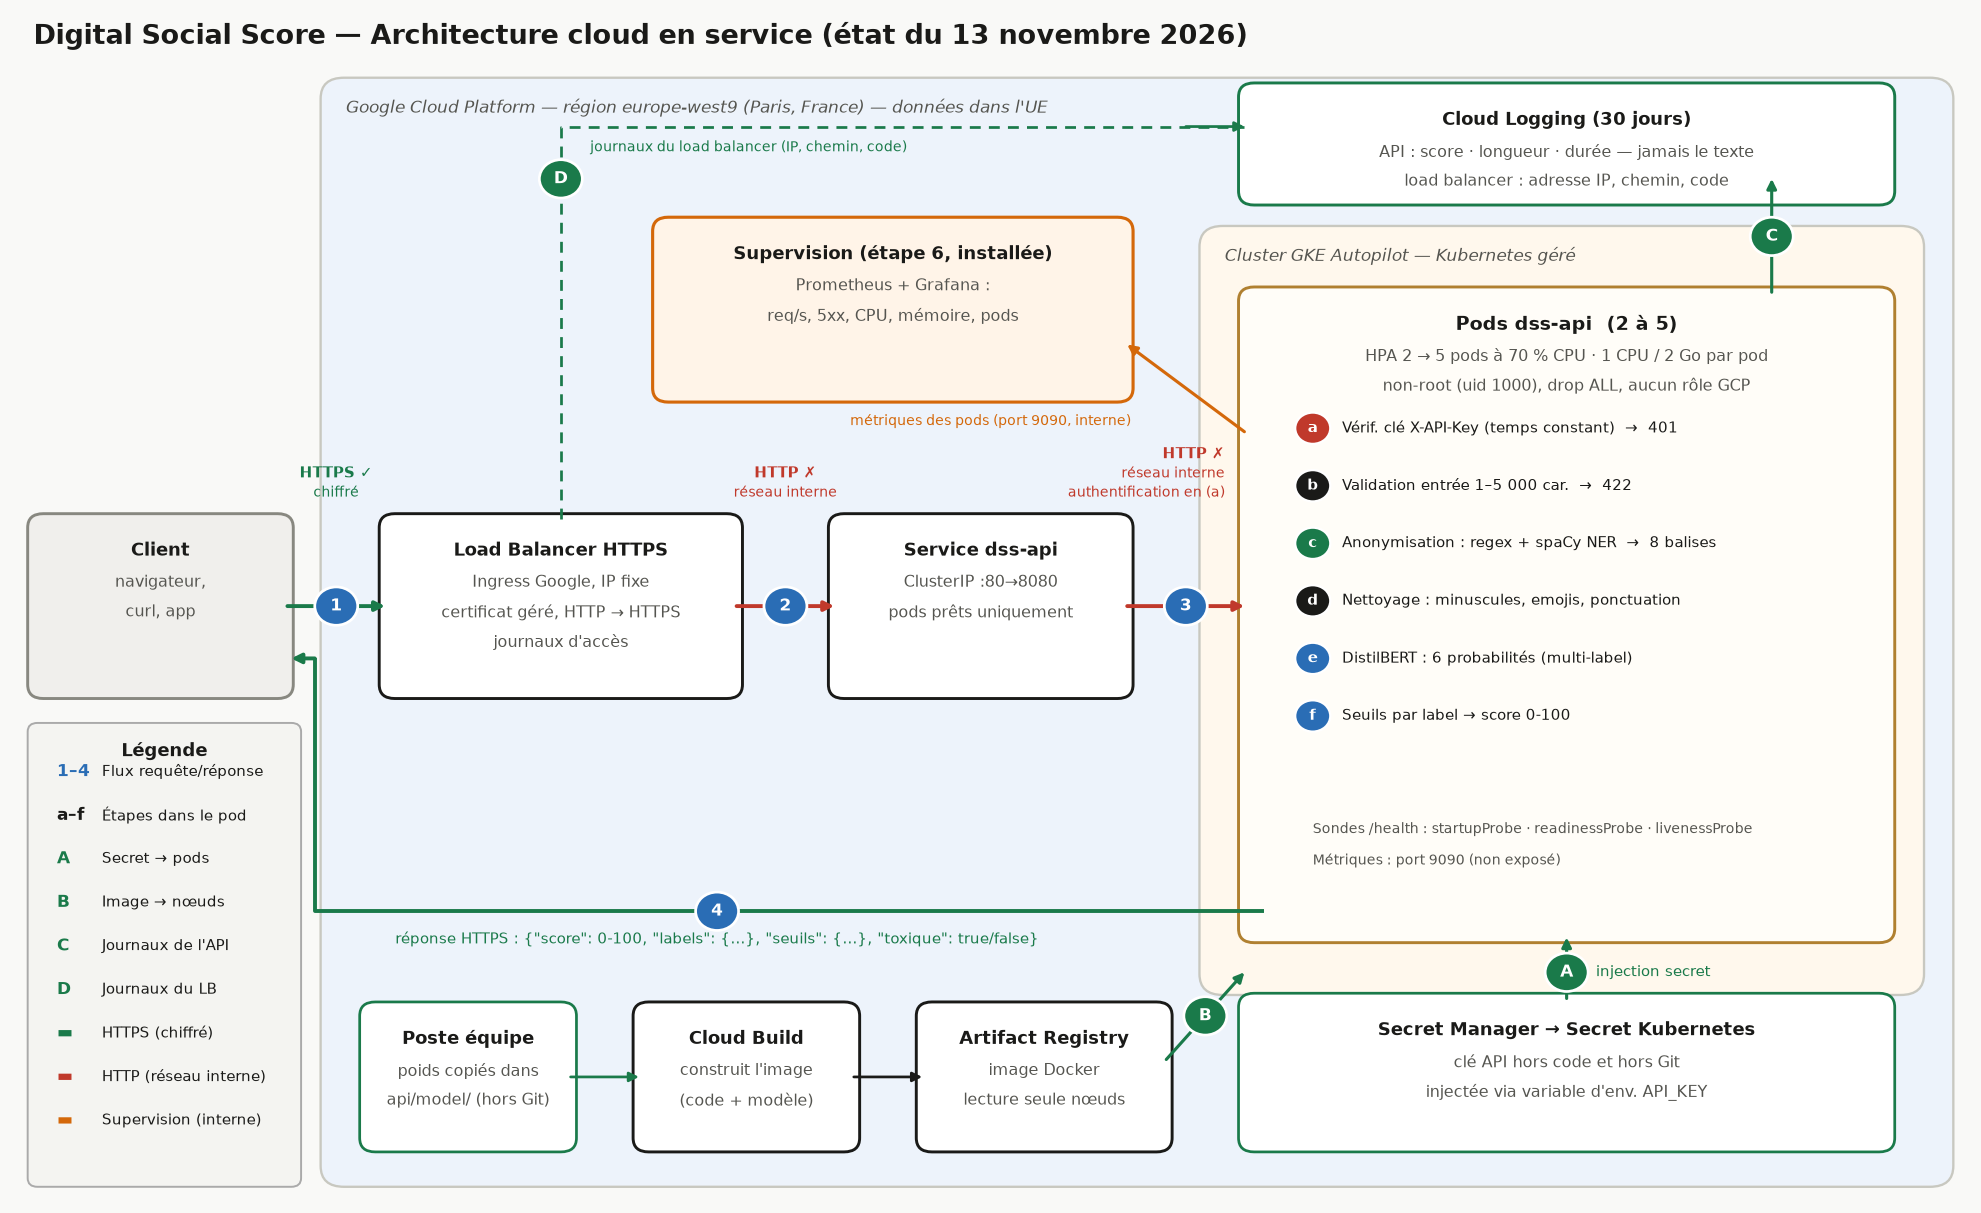

Here is the Python script that generated this plot:
"""Schéma d'architecture cloud — Digital Social Score (étape 7).
Dessine le schéma avec matplotlib : composants, flux, zones de confiance et supervision (Prometheus, Grafana).
Lancement : .venv/bin/python LIVRABLES/images/architecture_cloud.py LIVRABLES/images/architecture_cloud.png
"""
from pathlib import Path
import matplotlib
matplotlib.use("Agg")
import matplotlib.pyplot as plt
import matplotlib.patches as mpatches
from matplotlib.patches import FancyBboxPatch

import sys
SORTIE = Path(sys.argv[1])

# ── Palette ──────────────────────────────────────────────────────────────────
FOND        = "#f9f9f7"
ENCRE       = "#1a1a18"
GRIS_TEXTE  = "#555550"
VERT        = "#1a7a4a"   # flux sécurisés (HTTPS, secrets)
ROUGE       = "#c0392b"   # HTTP non chiffré
BLEU        = "#2a6db5"   # flux numérotés (requête client)
ORANGE      = "#d4680a"   # supervision (installée)
JAUNE_FOND  = "#fff8ed"
BLEU_FOND   = "#edf3fb"
GRIS_FOND   = "#f0efec"

fig, ax = plt.subplots(figsize=(18, 11), facecolor=FOND)
ax.set_xlim(0, 100)
ax.set_ylim(0, 68)
ax.axis("off")

# ── Helpers ───────────────────────────────────────────────────────────────────
def boite(x, y, w, h, titre, lignes=(), fc="#ffffff", ec=ENCRE,
          pointille=False, taille=9.5, gras=True, ecw=1.5):
    ls = (0, (5, 3)) if pointille else "-"
    ax.add_patch(FancyBboxPatch((x, y), w, h,
                                boxstyle="round,pad=0.3,rounding_size=0.8",
                                fc=fc, ec=ec, lw=ecw, ls=ls, zorder=2))
    ax.text(x + w/2, y + h - 1.3, titre, ha="center", va="top",
            fontsize=taille, fontweight="bold" if gras else "normal",
            color=ENCRE, zorder=3)
    for i, l in enumerate(lignes):
        ax.text(x + w/2, y + h - 3.2 - 1.7*i, l, ha="center", va="top",
                fontsize=8, color=GRIS_TEXTE, zorder=3)

def zone(x, y, w, h, label, fc):
    ax.add_patch(FancyBboxPatch((x, y), w, h,
                                boxstyle="round,pad=0.3,rounding_size=1.2",
                                fc=fc, ec="#c8c8c0", lw=1.2, zorder=1))
    ax.text(x + 1, y + h - 0.9, label, ha="left", va="top",
            fontsize=8.5, color=GRIS_TEXTE, fontstyle="italic", zorder=2)

def fleche(x1, y1, x2, y2, couleur=ENCRE, pointille=False, lw=1.8):
    ls = (0, (4, 3)) if pointille else "-"
    ax.annotate("", xy=(x2, y2), xytext=(x1, y1),
                arrowprops=dict(arrowstyle="-|>", color=couleur,
                                lw=lw, ls=ls, shrinkA=0, shrinkB=0),
                zorder=4)

def badge(x, y, texte, couleur):
    ax.add_patch(plt.Circle((x, y), 1.1, fc=couleur, ec="white",
                            lw=1.4, zorder=5))
    ax.text(x, y, texte, ha="center", va="center", fontsize=8.5,
            color="white", fontweight="bold", zorder=6)

def etiquette(x, y, texte, couleur, ha="center", taille=7.8, gras=False):
    ax.text(x, y, texte, ha=ha, va="center", fontsize=taille,
            color=couleur, fontweight="bold" if gras else "normal", zorder=5)

# ── Zones ─────────────────────────────────────────────────────────────────────
zone(16, 1, 83, 63, "Google Cloud Platform — région europe-west9 (Paris, France) — données dans l'UE", BLEU_FOND)
zone(61, 12, 36.5, 43.5, "Cluster GKE Autopilot — Kubernetes géré", JAUNE_FOND)

# ── Composants principaux ─────────────────────────────────────────────────────
# Client
boite(1, 29, 13, 10, "Client",
      ["navigateur,", "curl, app"], fc=GRIS_FOND, ec="#888880")

# Load Balancer
boite(19, 29, 18, 10, "Load Balancer HTTPS",
      ["Ingress Google, IP fixe", "certificat géré, HTTP → HTTPS", "journaux d'accès"],
      fc="#ffffff")

# Service K8s
boite(42, 29, 15, 10, "Service dss-api",
      ["ClusterIP :80→8080", "pods prêts uniquement"],
      fc="#ffffff")

# Pods
boite(63, 15, 33, 37, "Pods dss-api  (2 à 5)",
      ["HPA 2 → 5 pods à 70 % CPU · 1 CPU / 2 Go par pod", "non-root (uid 1000), drop ALL, aucun rôle GCP"],
      fc="#fffdf8", ec="#b08030", taille=10)

# Étapes dans le pod
etapes_pod = [
    ("a", "Vérif. clé X-API-Key (temps constant)  →  401",  ROUGE),
    ("b", "Validation entrée 1–5 000 car.  →  422",          ENCRE),
    ("c", "Anonymisation : regex + spaCy NER  →  8 balises",  VERT),
    ("d", "Nettoyage : minuscules, emojis, ponctuation",       ENCRE),
    ("e", "DistilBERT : 6 probabilités (multi-label)",         BLEU),
    ("f", "Seuils par label → score 0-100",                    BLEU),
]
for i, (lettre, texte, coul) in enumerate(etapes_pod):
    yy = 44.2 - 3.3*i
    ax.add_patch(plt.Circle((66.5, yy), 0.9, fc=coul, ec="white", lw=1.2, zorder=5))
    ax.text(66.5, yy, lettre, ha="center", va="center",
            fontsize=7.5, color="white", fontweight="bold", zorder=6)
    etiquette(68, yy, texte, ENCRE, ha="left", taille=7.6)

etiquette(66.5, 21.2, "Sondes /health : startupProbe · readinessProbe · livenessProbe",
          GRIS_TEXTE, ha="left", taille=7.3)
etiquette(66.5, 19.4, "Métriques : port 9090 (non exposé)",
          GRIS_TEXTE, ha="left", taille=7.3)

# Secret Manager
boite(63, 3, 33, 8.5, "Secret Manager → Secret Kubernetes",
      ["clé API hors code et hors Git", "injectée via variable d'env. API_KEY"],
      fc="#ffffff", ec=VERT, ecw=1.4)

# Artifact Registry + Cloud Build
boite(18, 3, 10.5, 8, "Poste équipe",
      ["poids copiés dans", "api/model/ (hors Git)"], fc="#ffffff", ec=VERT, ecw=1.4)
boite(32, 3, 11, 8, "Cloud Build",
      ["construit l'image", "(code + modèle)"], fc="#ffffff")
boite(46.5, 3, 12.5, 8, "Artifact Registry",
      ["image Docker", "lecture seule nœuds"], fc="#ffffff")

# Cloud Logging
boite(63, 57.3, 33, 6.4, "Cloud Logging (30 jours)",
      ["API : score · longueur · durée — jamais le texte", "load balancer : adresse IP, chemin, code"], fc="#ffffff", ec=VERT)

# Supervision (pointillés)
boite(33, 46, 24, 10, "Supervision (étape 6, installée)",
      ["Prometheus + Grafana :", "req/s, 5xx, CPU, mémoire, pods"],
      fc="#fff4e8", ec=ORANGE, ecw=1.6)

# ── Flux numérotés (requête) ──────────────────────────────────────────────────
# 1 Client → LB  (HTTPS)
fleche(14, 34, 19, 34, couleur=VERT, lw=2)
badge(16.5, 34, "1", BLEU)
etiquette(16.5, 41.6, "HTTPS ✓", VERT, taille=7.5, gras=True)
etiquette(16.5, 40.5, "chiffré", VERT, taille=7)

# 2 LB → Service  (HTTP interne)
fleche(37, 34, 42, 34, couleur=ROUGE, lw=2)
badge(39.5, 34, "2", BLEU)
etiquette(39.5, 41.6, "HTTP ✗", ROUGE, taille=7.5, gras=True)
etiquette(39.5, 40.5, "réseau interne", ROUGE, taille=7)

# 3 Service → Pods  (HTTP interne)
fleche(57, 34, 63, 34, couleur=ROUGE, lw=2)
badge(60, 34, "3", BLEU)
etiquette(62, 42.7, "HTTP ✗", ROUGE, ha="right", taille=7.5, gras=True)
etiquette(62, 41.6, "réseau interne", ROUGE, ha="right", taille=7)
etiquette(62, 40.5, "authentification en (a)", ROUGE, ha="right", taille=7)

# 4 Réponse JSON (HTTPS, retour)
ax.plot([64, 15.4, 15.4], [16.5, 16.5, 31], color=VERT, lw=2, solid_capstyle="butt", zorder=4)
fleche(15.4, 31, 14.2, 31, couleur=VERT, lw=2)
badge(36, 16.5, "4", BLEU)
etiquette(36, 14.9, 'réponse HTTPS : {"score": 0-100, "labels": {…}, "seuils": {…}, "toxique": true/false}',
          VERT, taille=7.5)

# ── Flux infrastructure (vert) ────────────────────────────────────────────────
# A : Secret → Pods
fleche(79.5, 11.5, 79.5, 15, couleur=VERT, lw=1.6)
badge(79.5, 13.0, "A", VERT)
etiquette(81, 13.0, "injection secret", VERT, ha="left", taille=7.5)

# B : Artifact Registry → Pods
fleche(59, 8, 63, 13, couleur=VERT, lw=1.6)
badge(61, 10.5, "B", VERT)

# Bucket → Cloud Build → Artifact Registry
fleche(28.5, 7, 32, 7, couleur=VERT, lw=1.4)
fleche(43, 7, 46.5, 7, couleur=ENCRE, lw=1.4)

# D : journaux du load balancer → Cloud Logging
ax.plot([28, 28, 63], [39, 61.5, 61.5], color=VERT, lw=1.4, ls=(0, (4, 3)), zorder=4)
fleche(60, 61.5, 63, 61.5, couleur=VERT, lw=1.4)
badge(28, 58.5, "D", VERT)
etiquette(29.5, 60.3, "journaux du load balancer (IP, chemin, code)", VERT, ha="left", taille=7.2)

# C : Pods → Cloud Logging
fleche(90, 52, 90, 58.5, couleur=VERT, lw=1.6)
badge(90, 55.2, "C", VERT)

# Supervision : métriques des pods (port 9090, interne)
fleche(63, 44, 57, 49, couleur=ORANGE, lw=1.6)
etiquette(50, 44.6, "métriques des pods (port 9090, interne)", ORANGE, ha="center", taille=7.2)

# ── Légende ───────────────────────────────────────────────────────────────────
lx, ly, lw2, lh = 1, 1, 13.4, 26
ax.add_patch(FancyBboxPatch((lx, ly), lw2, lh,
                            boxstyle="round,pad=0.3,rounding_size=0.5",
                            fc="#f4f4f1", ec="#aaaaaa", lw=1, zorder=2))
ax.text(lx + lw2/2, ly + lh - 0.8, "Légende", ha="center", va="top",
        fontsize=9, fontweight="bold", color=ENCRE, zorder=3)

legende_items = [
    ("1–4", "Flux requête/réponse",        BLEU),
    ("a–f", "Étapes dans le pod",           ENCRE),
    ("A",   "Secret → pods",               VERT),
    ("B",   "Image → nœuds",              VERT),
    ("C",   "Journaux de l'API", VERT),
    ("D",   "Journaux du LB", VERT),
    ("▬",   "HTTPS (chiffré)",             VERT),
    ("▬",   "HTTP (réseau interne)",       ROUGE),
    ("▬",   "Supervision (interne)",      ORANGE),
]
for i, (sym, desc, coul) in enumerate(legende_items):
    yy = ly + lh - 2.5 - 2.5*i
    ax.text(lx + 1.2, yy, sym, ha="left", va="center",
            fontsize=8.5, color=coul, fontweight="bold", zorder=3)
    ax.text(lx + 3.5, yy, desc, ha="left", va="center",
            fontsize=7.8, color=ENCRE, zorder=3)

# ── Titre ─────────────────────────────────────────────────────────────────────
ax.text(1, 67.5, "Digital Social Score — Architecture cloud en service (état du 13 novembre 2026)",
        fontsize=14, fontweight="bold", color=ENCRE, va="top")

fig.savefig(SORTIE, dpi=140, facecolor=FOND, bbox_inches="tight")
print("écrit :", SORTIE)
